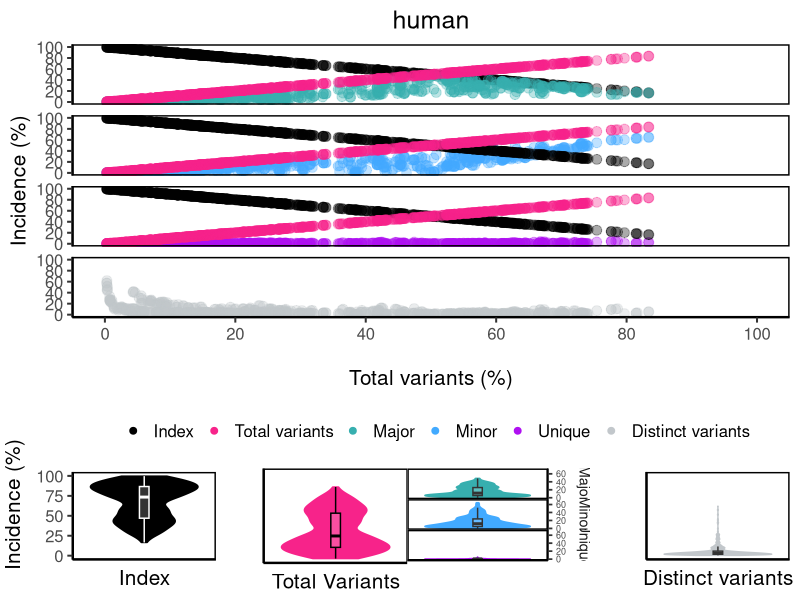
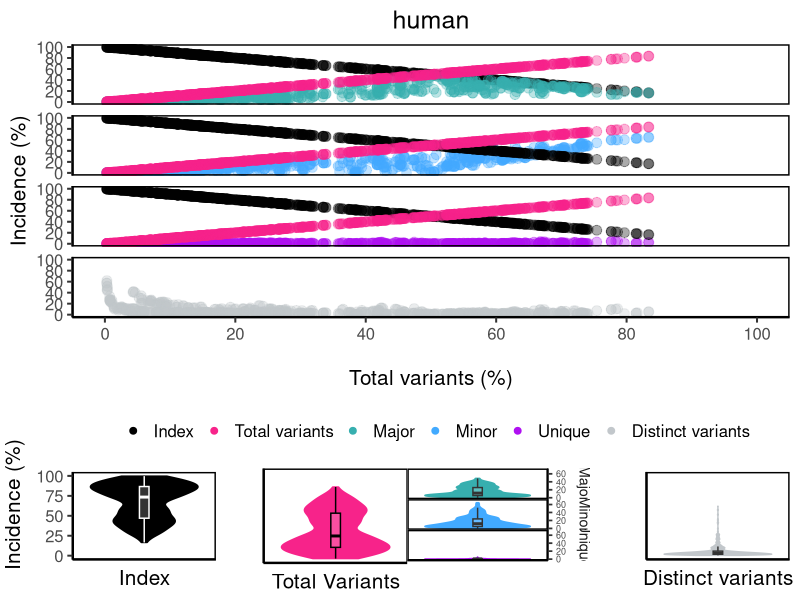

These figures' R source, in order:
#Dynamics of diversity motifs (Proteome)

#PLOT 3a
#load the packages
library(ggplot2)
library(grid)
library(dplyr)
library(ggpubr)
library(gridExtra)
#load data
data<-read.csv("../www/DiMA_HCV.csv")
#modify data structure
plot3_data<-data.frame()
group_names<-c("Index","Major","Minor","Unique","Total variants","Distinct variants")

#NOTE: change the following line for base text size
base_size=15

plot3<-function(data){
  #transpose the data format
  for (i in 7:12){
    tmp<-data.frame(proteinName=data[1],position=data[2],incidence=data[i],total_variants=data[11],Group=group_names[i-6],Multiindex=data[13])
    names(tmp)[3]<-"Incidence"
    names(tmp)[4]<-"Total_Variants"
    plot3_data<-rbind(plot3_data,tmp)
  }
  plot3b_data<-plot3_data
  minor<-rbind(plot3_data[plot3_data$Group == "Index",],plot3_data[plot3_data$Group == "Total variants",])
  uniq<-rbind(plot3_data[plot3_data$Group == "Index",],plot3_data[plot3_data$Group == "Total variants",])
  minor$motif<- "Minor"
  uniq$motif<-"Unique"
  
  plot3_data<-plot3_data%>%mutate(motif = case_when(
    plot3_data$Group == "Index" ~ "Major",
    plot3_data$Group == "Total variants" ~ "Major",
    plot3_data$Group == "Major" ~ "Major",
    plot3_data$Group == "Minor"  ~ "Minor",
    plot3_data$Group == "Unique" ~ "Unique",
    plot3_data$Group == "Distinct variants" ~ "Distinct variants"
  ))
  plot3_data<- rbind(plot3_data,minor,uniq)
  plot3_data$motif<-factor(plot3_data$motif,levels = c("Major","Minor","Unique","Distinct variants"))
  #plotting 3a
  plot3a<-ggplot()+geom_point(plot3_data,mapping=aes(x=Total_Variants,y=Incidence,color=Group),alpha=1/3,size=3)+
    geom_point(plot3_data,mapping = aes(x =Total_Variants,y=Incidence),col=ifelse(plot3_data$multiIndex== TRUE & plot3_data$Group== "Index", 'red', ifelse(plot3_data$multiIndex== FALSE, 'white', 'white')), alpha=ifelse(plot3_data$multiIndex ==TRUE & plot3_data$Group== "Index", 1, ifelse(plot3_data$multiIndex== TRUE, 0,0)),pch=1,size=3,stroke=1.05)+ #multiIndex
    scale_x_continuous(limits = c(0, 100), breaks = seq(0, 100, 20))+
    scale_y_continuous(limits = c(0, 100), breaks = seq(0, 100, 20))+
    theme_classic(base_size = base_size)+
    theme(
      panel.border = element_rect(colour = "black", fill=NA, size=1),
      strip.text.x = element_blank(),
      legend.position="bottom")+
    labs(y= "Incidence (%)", x="\nTotal variants (%)")+
    facet_wrap(~ motif,ncol = 1)+ 
    guides(colour = guide_legend(override.aes = list(alpha = 1,size=2),keywidth = 1,keyheight = 1,nrow = 1))+
    scale_colour_manual('',breaks=c("Index","Total variants","Major","Minor","Unique","Distinct variants"),
                        values = c("Index"="black", "Total variants"="#f7238a","MultiIndex"="red",
                                   "Major"="#37AFAF" , "Minor"="#42aaff","Unique"="#af10f1", "Distinct variants"="#c2c7cb"))
  #host label
  if("host" %in% colnames(data)){
    plot3a<-plot3a+ggtitle(unique(data$host))+theme(plot.title = element_text(hjust = 0.5))
  }

  #PLOT 3b
  index<-plot3b_data[plot3b_data$Group %in% "Index",]
  nonatypes<-plot3b_data[plot3b_data$Group %in% "Distinct variants",]
  variants<-plot3b_data[plot3b_data$Group %in% c("Major","Minor","Unique"),]
  variants$x<-"x"
  variants_max_yaxis<-ceiling((max(as.numeric(variants$Incidence))/10))*10
  
  #plot 3b
  plot3b_index<-ggplot(index, aes(x=Group,y=Incidence))+geom_violin(color="black",fill="black",scale="width")+geom_boxplot(width=0.08,alpha=0.20,fill="white",outlier.shape=NA,color="white")+
    ylim(c(0,100))+
    labs(y=NULL,x="Index")+
  theme_classic(base_size = base_size)+
    theme(
      panel.border = element_rect(colour = "black", fill=NA, size=1),
      axis.text.x  = element_blank(),
      axis.ticks.x = element_blank())+
      scale_color_grey()
  
  plot3b_tv<-ggplot(index, aes(x=Group,y=Total_Variants))+geom_violin(color="#f7238a",fill="#f7238a")+geom_boxplot(width=0.08,alpha=0.20,color="black",fill="white",outlier.shape=NA)+
    ylim(c(0,100))+
    labs(y=NULL,x="Total Variants")+
  theme_classic(base_size = base_size)+
    theme(
      plot.margin = margin( t=5,
      b=5,
      r = -0.25),
      panel.border = element_rect(colour = "black", fill=NA, size=1),
      axis.text=element_text(colour="white"),
      axis.text.x  = element_blank(),
      axis.ticks = element_blank())
  
  plot3b_nonatype<-ggplot(nonatypes, aes(x=Group,y=Incidence))+geom_violin(color="#c2c7cb",fill="#c2c7cb")+geom_boxplot(width=0.08,alpha=0.20,fill="white",outlier.shape=NA)+
    ylim(c(0,100))+
    labs(y=NULL,x="Distinct variants")+
  theme_classic(base_size = base_size)+
    theme(
      panel.border = element_rect(colour = "black", fill=NA, size=1),
      axis.text=element_text(colour="white"),
      axis.text.x  = element_blank(),
      axis.ticks = element_blank())

    plot3b_variants<-ggplot(variants)+geom_violin(mapping=aes(x=x,y=Incidence,color=Group,fill=Group))+
    geom_boxplot(mapping = aes(x=x,y=Incidence),width=0.08,alpha=0.20,fill="white",outlier.shape=NA)+
    scale_y_continuous(position = "right",limits = c(0,variants_max_yaxis))+
    theme_classic(base_size = base_size-2)+
    labs(y=NULL,x=NULL)+
    facet_wrap(Group ~ .,ncol=1,strip.position ="right")+ 
    theme(strip.placement = "outside",
          panel.border = element_rect(colour = "black", fill=NA, size=1),
          axis.text.x=element_blank (), 
          axis.ticks.x=element_blank (),
          panel.spacing = unit(0, "lines"),
          strip.background=element_blank (),
          axis.text.y = element_text(size=base_size/2-1),
          plot.margin = margin(t=5,l = -0.1)
    )+
    scale_colour_manual('',values = c( "Major"="#37AFAF","Minor"="#42aaff","Unique"="#af10f1" ))+
    scale_fill_manual('',values = c( "Major"="#37AFAF","Minor"="#42aaff","Unique"="#af10f1" ))+
    guides(fill="none",color='none') 
  
  #annotate the violin plot
  plot3b_variants<-annotate_figure(plot3b_variants,bottom = text_grob("a\n",size=ceiling(base_size/2) ,color = "white"))
  plot3b<-ggarrange(plot3b_index, plot3b_tv,plot3b_variants, plot3b_nonatype, ncol=4,widths = c(1,0.9,0.95,1))
  plot3b<-annotate_figure(plot3b,left = text_grob("Incidence (%)",size=base_size,rot=90,hjust=0.3))
  #combine both the top scatter plot and bottom violin plot
  ggarrange(plot3a,plot3b,ncol=1,heights = c(1,0.3))

}

#NOTE: modify this line of code below to determine number of host
host<-1
#single host
if (host == 1){
  plot3(data)
}else{ #multihost
  
  #split the data into multiple subsets (if multiple hosts detected)
  plot3_list<-split(data,data$host)
  plot3_multihost<-lapply(plot3_list,plot3)
  
  #create spacing between multihost plots
  theme = theme(plot.margin = unit(c(0.5,1.0,0.1,0.5), "cm"))
  do.call("grid.arrange", c(grobs=lapply(plot3_multihost,"+",theme), ncol = length(unique(data$host))))
}

#save plot as 600dpi image
ggsave(filename="plot-Dynamics-of-Diversity-Motifs(Proteome).jpg", width = 9.5, height = 12.5, unit="in",device='jpg', dpi=600)

